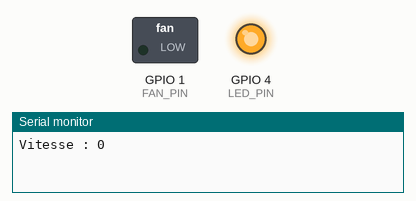
A sketch run on a simulated ESP8266 (NodeMCU). On the bench: switched loads named in the sketch (green lamp = pin HIGH), output pins drawn as LEDs (lit = HIGH), the last lines printed to the serial monitor. WiFi joins after 1.5 s; servers stay silent unless stated; uploads are accepted with an empty reply; random numbers use the default seed unless the sketch sets one.

Above: at 3.46 s.
At 111.2 s:
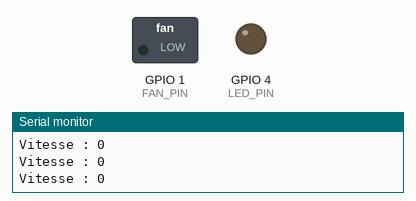
Timing chart, 0 to 112.7 s (numbered marks = the images above):
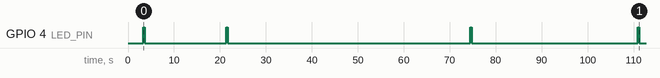

Measured:
- by itself, GPIO 4 (LED_PIN): LOW → HIGH at 3.3 s, → LOW 0.30 s later, → HIGH 17.8 s later, → LOW 0.30 s later, … (8 changes in this stretch)

The sketch:

mosquitoEsclave.ino
```cpp
/* Mosquito Esclave
 * Projet pour esp8266 avec un mosfet IRLZ24N

Fonctionnement du programme esclave

  Esclave ESP8266:
   - Se connecte au réseau WiFi "Mosquito" (softAP du maître)
   - S'enregistre auprès du maître (/register) pour recevoir nouvelles commandes
   - Applique l'état (power/speed) sur une sortie PWM
   - Indique l'état d'appairage via une LED


ATTENTION : Installer la librairie ArduinoJson (par Benoît Blanchon).

Principe de branchement :

IRLZ24N
=====
|   |
|   |
=====
| | |
G D S

Avec
G = Gate
D = Drain
S = Source

+ alim 12V ------> fil rouge ( + ) ventilateur
fil noir ( - ) ventilateur --> DRAIN du IRF3708
SOURCE du IRF3708 ---------> GND(-) alim 12V + GND Arduino Nano/ESP32/ESP8266 (masse commune)
GATE du IRF3708 ---[220Ω]--> Pin PWM Nano (ex : D3, D5, D6, D9, D10 ou D11 pour ESP32 MAIS  TX pour ESP8266)
                    |
                    +--[10kΩ]--> GND (pull-down)


| Broche (NodeMCU) | GPIO n° (à utiliser) |
| ---------------- | -------------------- |
| D0               | GPIO16               |
| D1               | GPIO5                |
| D2               | GPIO4                |
| D3               | GPIO0                |
| D4               | GPIO2                |
| D5               | GPIO14               |
| D6               | GPIO12               |
| D7               | GPIO13               |
| D8               | GPIO15               |


*/

#include <ESP8266WiFi.h>
#include <ESP8266HTTPClient.h>
#include <ArduinoJson.h>

const char* MASTER_SSID = "Mosquito";
// Mot de passe sur le maitre  ?  mets-le ici ; sinon laisse vide.
const char* MASTER_PASS = "";

const char* MASTER_IP = "192.168.4.1"; // IP par défaut du softAP ESP8266
const int MASTER_PORT = 80;

const int FAN_PIN = 1; // PWM pin vers MOSFET
//const int LED_PIN = LED_BUILTIN; // indicateur d'appairage (builtin active-low)
const int LED_PIN = 4; // LED sur D2 (GPIO04) !!!!!

const unsigned long CNX_INTERVAL = 15000UL; // intervalle de polling (ms)
const unsigned long WIFI_TIMEOUT = 8000UL;  // timeout pour WiFi.begin (ms)


String chipIdStr() {
  uint32_t id = ESP.getChipId();
  char buf[12];
  sprintf(buf, "%08X", id);
  return String(buf);
}

unsigned long lastCnx = 0;
unsigned long lastCommandId = 0;
bool powerState = false;
int speed = 3;
bool paired = false;

void setLedPairing() {
  // blinking to show pairing attempt
  digitalWrite(LED_PIN, millis() % 500 < 250 ? LOW : HIGH); // builtin often active-low
}
void setLedPaired() {
  digitalWrite(LED_PIN, HIGH); // on (active low)
}
void setLedUnpaired() {
  digitalWrite(LED_PIN, LOW); // off Attention c'est l'inverse sur LED_BUILTIN !!
}

void applyFanState() {
  int duty = 0;
  if (!powerState) {
    duty = 0;
  } else {
    switch (speed) {
      case 1: duty = 120; break; // vitesse basse
      case 2: duty = 160; break; // vitesse moyenne-basse
      case 3: duty = 210; break; // vitesse moyenne-haute
      case 4: duty = 255; break; // vitesse haute
      default: duty = 160; break;
    }
  }
  Serial.print("Vitesse : ");
  Serial.println(duty);
  analogWrite(FAN_PIN, duty);
}

bool registerToMaster() {
  if (WiFi.status() != WL_CONNECTED) return false;
  HTTPClient http;
  String url = String("http://") + MASTER_IP + "/register";
  WiFiClient client;

  // commence la connexion
  if (!http.begin(client, url)) {
    http.end();
    client.stop(); // assure la libération du socket
    return false;
  }

  // forcer la fermeture côté serveur pour éviter sockets KEEP-ALIVE
  http.addHeader("Connection", "close");
  // facultatif : user-agent ou autre header
  http.setTimeout(5000); // ms
  http.addHeader("Content-Type", "application/json");


  StaticJsonDocument<128> doc;
  doc["id"] = chipIdStr();
  String body;
  serializeJson(doc, body);
  int code = http.POST(body);
  if (code == 200) {
    String resp = http.getString();
    StaticJsonDocument<256> resDoc;
    if (deserializeJson(resDoc, resp) == DeserializationError::Ok) {
      paired = resDoc["paired"] | true;
      lastCommandId = resDoc["commandId"] | lastCommandId;
      powerState = resDoc["power"] | powerState;
      speed = resDoc["speed"] | speed;
      http.end();
      client.stop(); // assure la libération du socket
      return true;
    }
  }
  http.end();
  client.stop(); // assure la libération du socket

  return false;
}

void setup() {
  Serial.begin(38400);
  pinMode(FAN_PIN, OUTPUT);
  pinMode(LED_PIN, OUTPUT);

  WiFi.mode(WIFI_STA);

  // Led éteinte
  setLedUnpaired();
  // Ventilateur eteint
  applyFanState();
  delay(1000);
}


bool connexionMaitre() {
  // Connexion WiFi (STA) au softAP du maître
  WiFi.mode(WIFI_STA);
  WiFi.begin(MASTER_SSID);

  unsigned long start = millis();
  while (WiFi.status() != WL_CONNECTED && millis() - start < WIFI_TIMEOUT) {
    delay(50);
    // tu peux ajouter un petit yield/WDOG reset si nécessaire
  }
  if (WiFi.status() != WL_CONNECTED) {
    // échec connexion
    WiFi.disconnect(true);
    WiFi.mode(WIFI_OFF);
    return false;
  }
  return true;
}

void loop() {

    // jitter aléatoire pour éviter que tous les esclaves se connectent en même temps
    delay(random(0, 2000));

    if (connexionMaitre())
    {
        setLedPairing();
        // L'esclave essaye ensuite un enregistrement et demande l'état du ventilateur
        registerToMaster();
        applyFanState();

        // bien fermer la connexion WiFi proprement
        WiFi.disconnect(true);     // true = supprime les informations de connexion
        WiFi.mode(WIFI_OFF);       // coupe interface pour libérer ressources
        delay(100);                // petit délai pour laisser le hardware nettoyer
    }

    setLedUnpaired();
    delay(CNX_INTERVAL);
}
```
